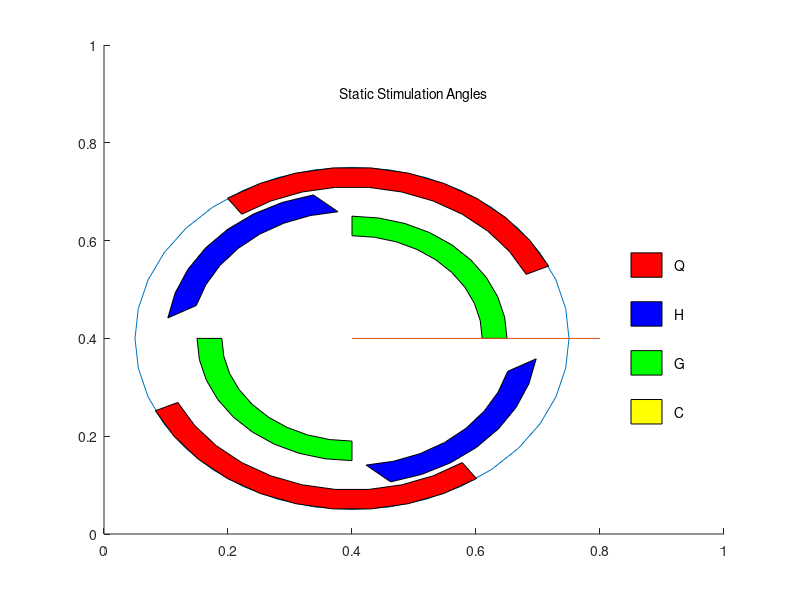

The MATLAB script that drew this image:
% ==========================================
% Stimulation_StaticAngles_icon_v2.m


% ==========================================
% Set up plot;
gca; cla;
axis([0 1 0 1]);
hold on;
set(gcf, 'position', [50 50 230 180]);

Quad_R = [55 155]; Ham_R = [188 265]; Glut_R = [90 180]; Calf_R = [0 1];
Quad_L = [235 335]; Ham_L = [8 85]; Glut_L = [270 0]; Calf_L = [180 181];

circle_center = [0.4, 0.4]; circle_radius = 0.35;
icon_circle_x = circle_radius.*sin([0:pi/18:2*pi]) + circle_center(1);
icon_circle_y = circle_radius.*cos([0:pi/18:2*pi]) + circle_center(2);

patch_width = 0.04;
ip_params = [...
    Quad_R(1), Quad_R(2), 0.35; ...
    Quad_L(1), Quad_L(2), 0.35; ...
    Ham_R(1),  Ham_R(2),  0.30; ...
    Ham_L(1),  Ham_L(2),  0.30; ...
    Glut_R(1), Glut_R(2), 0.25; ...
    Glut_L(1), Glut_L(2), 0.25; ...
    Calf_R(1), Calf_R(2), 0.20; ...
    Calf_L(1), Calf_L(2), 0.20; ...
    ];

ip_params(:,1) = ip_params(:,1)+90;
ip_params(:,2) = ip_params(:,2)+90;

for i = 1 : length(ip_params(:,1))
    if ip_params(i,2) < ip_params(i,1) ip_params(i,2) = ip_params(i,2) + 360; end
    x_outer = ip_params(i,3).*sin([(ip_params(i,1)/180)*pi:pi/18:(ip_params(i,2)/180)*pi]) + circle_center(1);
    y_outer = ip_params(i,3).*cos([(ip_params(i,1)/180)*pi:pi/18:(ip_params(i,2)/180)*pi]) + circle_center(1);
    x_inner = (ip_params(i,3)-patch_width).*sin([(ip_params(i,2)/180)*pi:-pi/18:(ip_params(i,1)/180)*pi]) + circle_center(1);
    y_inner = (ip_params(i,3)-patch_width).*cos([(ip_params(i,2)/180)*pi:-pi/18:(ip_params(i,1)/180)*pi]) + circle_center(1);
    patch_coord_x{i} = [x_outer x_inner];
    patch_coord_y{i} = [y_outer y_inner];
end


% ==========================================
% Begin:
text(0.5, 0.9, 'Static Stimulation Angles', 'HorizontalAlignment', 'center', 'VerticalAlignment', 'middle');

plot(icon_circle_x, icon_circle_y);
patch(patch_coord_x{1}, patch_coord_y{1}, [1 0 0]);
patch(patch_coord_x{2}, patch_coord_y{2}, [1 0 0]);
patch(patch_coord_x{3}, patch_coord_y{3}, [0 0 1]);
patch(patch_coord_x{4}, patch_coord_y{4}, [0 0 1]);
patch(patch_coord_x{5}, patch_coord_y{5}, [0 1 0]);
patch(patch_coord_x{6}, patch_coord_y{6}, [0 1 0]);
patch(patch_coord_x{7}, patch_coord_y{7}, [1 1 0]);
patch(patch_coord_x{8}, patch_coord_y{8}, [1 1 0]);

plot(circle_center(1)+[0 circle_radius+0.05], [circle_center(2) circle_center(2)]);

patch([0 -0.05 -0.05 0]+0.9, [-0.025 -0.025 0.025 0.025]+0.55, [1 0 0]);
text(0.92, 0.55, 'Q', 'HorizontalAlignment', 'left', 'VerticalAlignment', 'middle');

patch([0 -0.05 -0.05 0]+0.9, [-0.025 -0.025 0.025 0.025]+0.45, [0 0 1]);
text(0.92, 0.45, 'H', 'HorizontalAlignment', 'left', 'VerticalAlignment', 'middle');

patch([0 -0.05 -0.05 0]+0.9, [-0.025 -0.025 0.025 0.025]+0.35, [0 1 0]);
text(0.92, 0.35, 'G', 'HorizontalAlignment', 'left', 'VerticalAlignment', 'middle');

patch([0 -0.05 -0.05 0]+0.9, [-0.025 -0.025 0.025 0.025]+0.25, [1 1 0]);
text(0.92, 0.25, 'C', 'HorizontalAlignment', 'left', 'VerticalAlignment', 'middle');




% ==========================================
% End of file